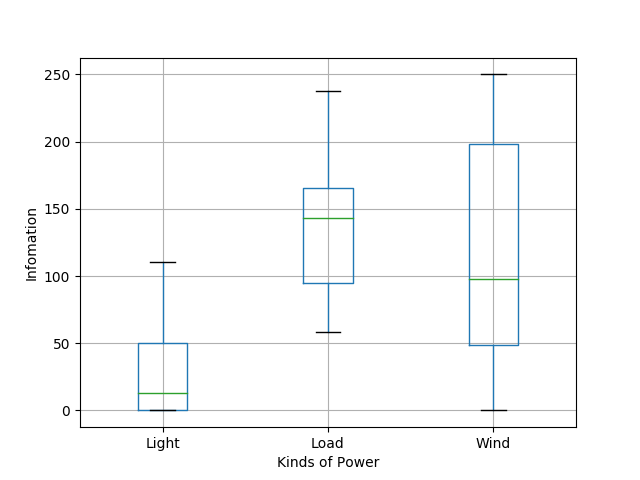

Here is the Python script that generated this plot:
import numpy as np
import matplotlib.pyplot as plt
import pandas as pd
def list_generator(mean,dis,number):
    return np.random.normal(mean,dis*dis,number)
data = np.loadtxt('data.txt')
list1=data[:,0]
list2=data[:,1]
list3=data[:,2]
data = pd.DataFrame({"Load":list1,
                     "Wind":list2,
                     "Light":list3
                    })
data.boxplot()
plt.ylabel("Infomation")
plt.xlabel("Kinds of Power")
plt.show()
